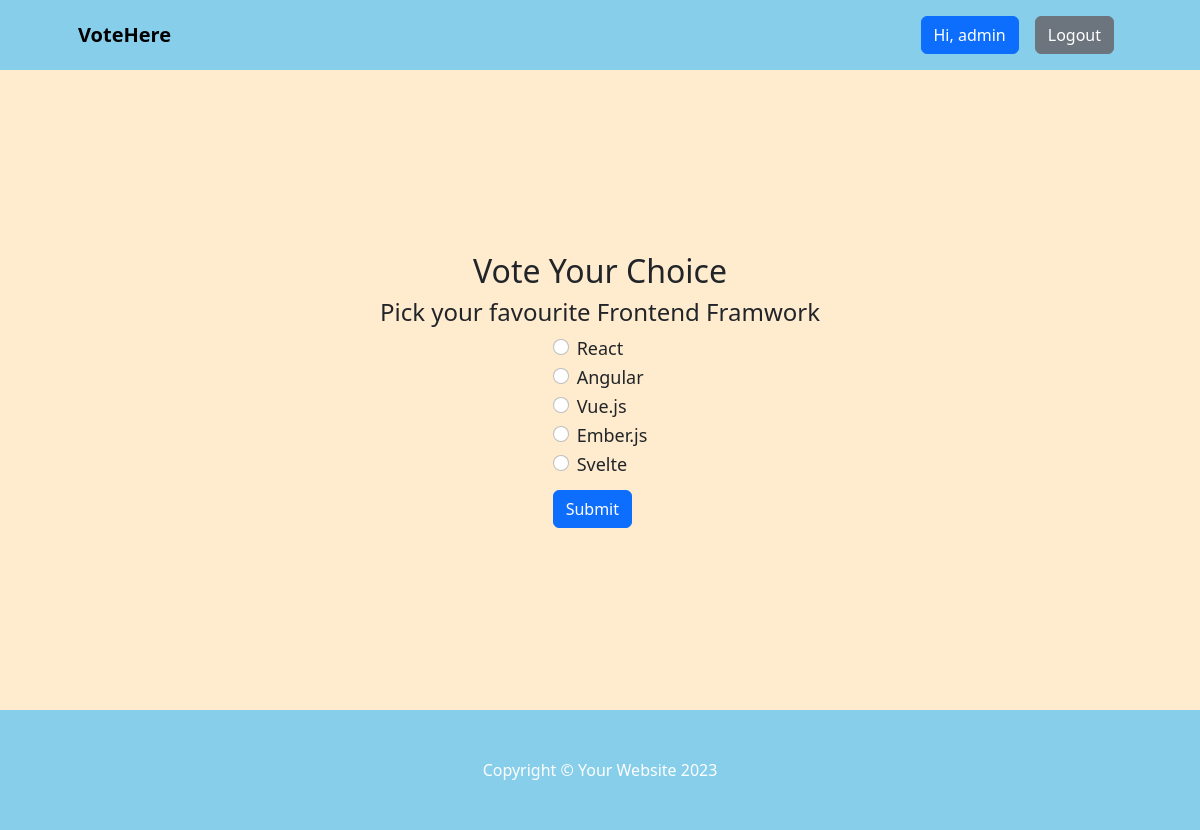
The page /vote/frontend-framwork (signed in) on the database its author committed.
### voteapp/models.py (models this page shows, shortened)
class Category(models.Model):
    title = models.CharField(max_length=200)
    slug = models.SlugField(blank=True, null=True)
    description = models.TextField(blank=True, null=True)
    total_vote = models.IntegerField(default=0)
    voters = models.ManyToManyField(User, blank=True)

class CategoryItem(models.Model):
    title = models.CharField(max_length=200)
    total_vote = models.IntegerField(default=0)
    category = models.ForeignKey(Category, on_delete=models.CASCADE, related_name="items")
    voters = models.ManyToManyField(User, blank=True)

### voteapp/views.py (the view, shortened to what this page needs)
# urls.py: path("vote/<str:slug>", views.detail, name="detail"),
@login_required(login_url="signin")
def detail(request, slug):
    category = Category.objects.get(slug=slug)
    categories = CategoryItem.objects.filter(category=category)
    msg = None
    if request.user.is_authenticated:
        if category.voters.filter(id=request.user.id).exists():
            msg = "voted"
    context = {"category": category, "categories": categories, "msg": msg}
    return render(request, "detail.html", context)

### voteapp/templates/detail.html (shortened to what this page needs)
{% extends 'base.html' %}
{% block content %}
<div class="container voteContainer">
    <h2>Vote Your Choice</h2>
    <h4>Pick your favourite {{category.title}}</h4>
    {% if msg  %}
    <div class="alert alert-primary" role="alert">
      You have already voted in this category
    </div>
    <a class="btn btn-primary btn-lg" href="{% url 'result' category.slug %}">See Result</a>
    {% else %}
    <form action="" method='POST'>
      {% for category in categories  %}
      <div class="form-check">
        <input class="form-check-input" type="radio" value="{{category.id}}" name="category_item" id="flexRadioDefault{{category.id}}" required>
        <label class="form-check-label" for="flexRadioDefault{{category.id}}">
          {{category.title}}
        </label>
      </div>
      {% endfor %}
    <button type="submit" class='btn btn-primary'>Submit</button>
  </form>
    {% endif %}
</div>
{% endblock content %}

### voteapp/templates/base.html (shortened to what this page needs)
<!DOCTYPE html>
{% load static %}
<html lang="en">
<head>
    <link href="https://cdn.jsdelivr.net/npm/bootstrap-icons@1.4.1/font/bootstrap-icons.css" rel="stylesheet" />
    <link rel="stylesheet" href="{% static 'css/bootstrap.css' %}">
    <link rel="stylesheet" href="{% static 'css/style.css' %}">
</head>
<body style="background: blanchedalmond;">
     <nav class="navbar navbar-expand-lg navbar-dark" style="background:skyblue">
        <div class="container px-lg-5">
            <a class="navbar-brand text-black bold" href="{% url 'index'  %}"><strong>VoteHere</strong></a>
            <div class="collapse navbar-collapse" id="navbarSupportedContent">
                <ul class="navbar-nav ms-auto mb-2 mb-lg-0">
                    {% if request.user.is_authenticated %}
                    <li class="nav-item"><a class="nav-link" href="#"><button class="btn btn-primary">Hi, {{request.user.username}}</button></a></li>
                    <li class="nav-item"><a class="nav-link" href="{% url 'logout' %}"><button class="btn btn-secondary">Logout</button></a></li>
                    {% else %}
                    <li class="nav-item"><a class="nav-link" href="{% url 'signin' %}"><button class="btn btn-primary">Login</button></a></li>
                    <li class="nav-item"><a class="nav-link" href="{% url 'signup' %}"><button class="btn btn-primary">SignUp</button></a></li>
                    {% endif %}
                </ul>
            </div>
        </div>
    </nav>
    {% block content %}
    {% endblock content %}
     <footer class="py-5" style="background:skyblue;">
        <div class="container"><p class="m-0 text-center text-white">Copyright &copy; Your Website 2023</p></div>
    </footer>
</body>
</html>

### voteapp/static/css/style.css (style rules this page uses)
* { box-sizing: border-box; }
.voteContainer { display: flex; flex-direction: column; align-items: center; justify-content: center; height: 80vh; padding: 10px 0px 0px 0px; }
.voteContainer button { margin: 10px 0px 10px 0px; }
.voteContainer label { font-size: 18px; font-weight: 500; }

### rows shown on the page
Category: title "Frontend Framwork"
CategoryItem: title "React"
CategoryItem: title "Angular"
CategoryItem: title "Vue.js"
CategoryItem: title "Ember.js"
CategoryItem: title "Svelte"

### other values the page prints
{{ request.user.username }} "admin"
